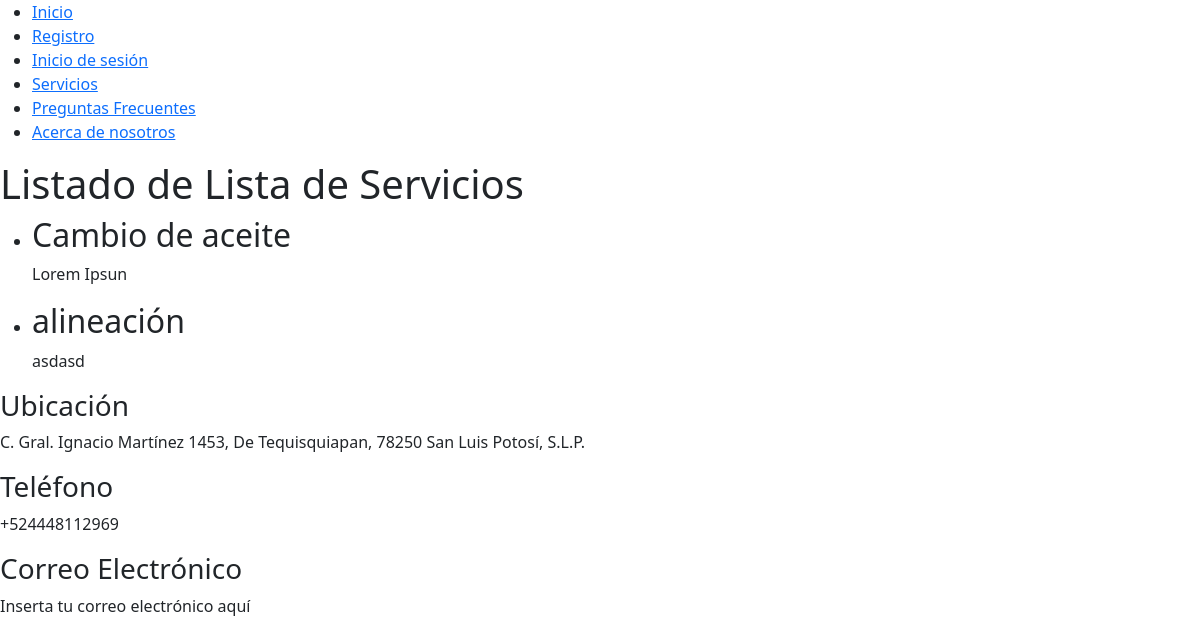
Page /servicios/ on the earlier database version.
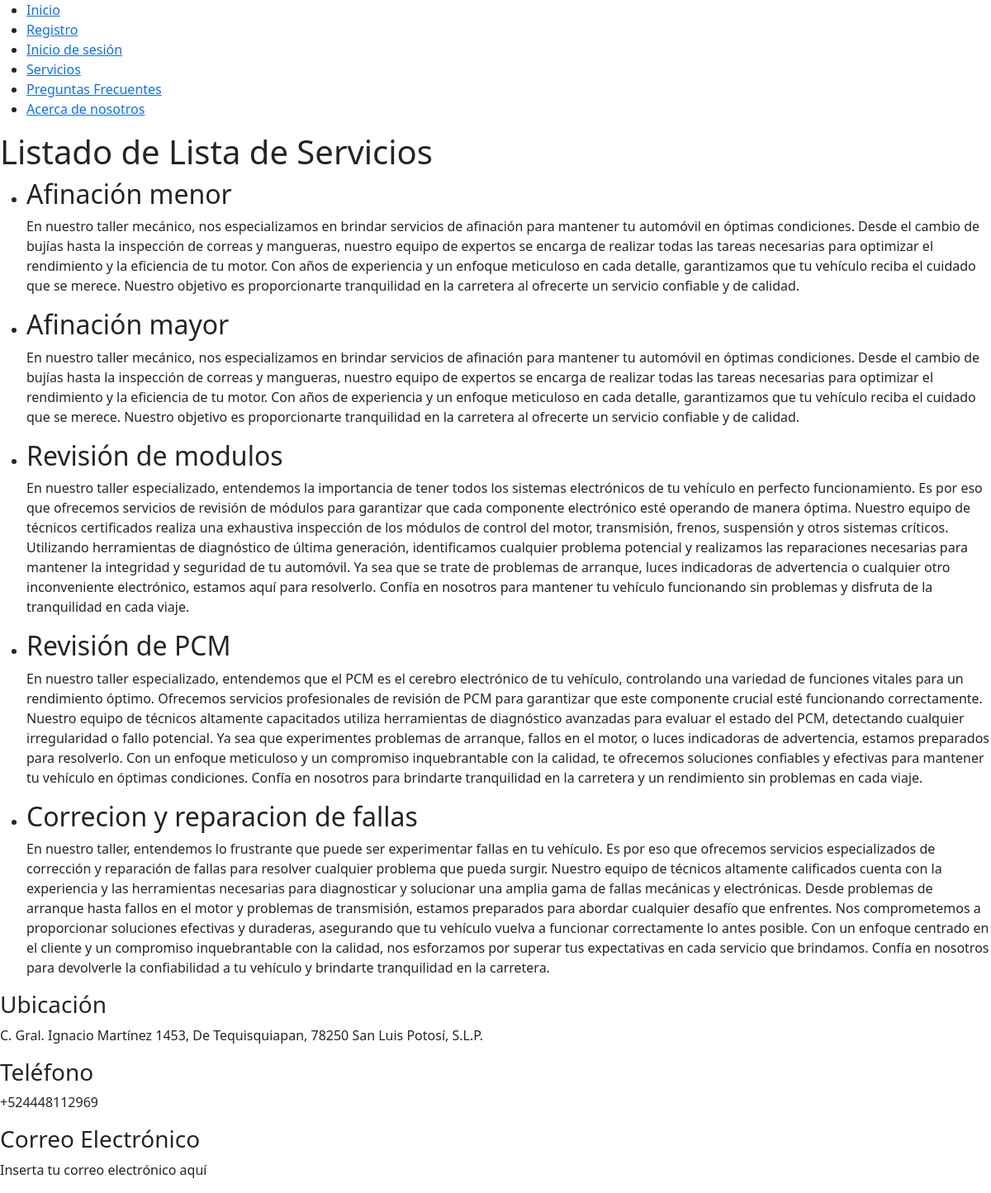
Same page on the later database version.
### autenticacion/models.py (models this page shows)
class Servicio(models.Model):
    nombre = models.CharField(max_length=100)
    descripcion = models.TextField()
    precio = models.DecimalField(max_digits=8, decimal_places=2)
    def __str__(self):
        return self.nombre

### autenticacion/views.py (the view)
# urls.py: path('servicios/', v_auth.lista_de_servicios, name='lista_de_servicios'),
def lista_de_servicios(request):
    print("Servicios")
    print("La vista lista_de_servicios se está ejecutando.")  # Agregar este mensaje de prueba
    servicios = Servicio.objects.all()
    print(servicios)  # Agregar esta línea para verificar si se están recuperando los servicios correctamente
    return render(request, 'servicios.html', {'servicios': servicios})

### main/templates/servicios.html (shortened to what this page needs)
<!DOCTYPE html>
<html lang="en">
<head>
    {% extends 'layouts/base.html' %}
    {% block content %}
    <h1>Listado de Lista de Servicios</h1>
    <ul>
        {% for servicio in servicios %}
            <li>
                <h2>{{ servicio.nombre }}</h2>
                <p>{{ servicio.descripcion }}</p>
            </li>
        {% endfor %}
    </ul>
    {% endblock %}

### main/templates/layouts/base.html (shortened to what this page needs)
<!DOCTYPE html>
<html lang="en">
<head>
    <link rel="stylesheet" href="https://cdn.jsdelivr.net/npm/bootstrap@5.3.2/dist/css/bootstrap.min.css">
</head>
<body>
    <ul>
        {% if user.is_authenticated and user.is_staff%}
        <li>
            <a href="/">Inicio</a>
        </li>
        <li>
            <a href="{% url 'panel_encargado' %}">Gestionar Citas</a>
        </li>
        <li>
            <a href="{% url 'cerrar_sesion' %}">Cerrar sesión</a>
        </li>
        {% elif user.is_authenticated %}
        <li>
            <a href="/">Inicio</a>
        </li>
        <li>
            <a href="{% url 'registro' %}">Registro</a>
        </li>
        <li>
            <a href="{% url 'iniciar_sesion' %}">Inicio de sesión</a>
        </li>
        <li>
            <a href="{% url 'lista_de_servicios' %}">Servicios</a>
        </li>
        <li>
            <a href="{% url 'preguntasfrec' %}">Preguntas Frecuentes</a>
        </li>
        <li>
            <a href="{% url 'acerca' %}">Acerca de nosotros</a>
        </li>
        {% endif %}
    </ul>
    {% block content %}
    {% endblock %}
    <footer>
        <div>
            <h3>Ubicación</h3>
            <p>C. Gral. Ignacio Martínez 1453, De Tequisquiapan, 78250 San Luis Potosí, S.L.P.</p>
        </div>
        <div>
            <h3>Teléfono</h3>
            <p>+524448112969</p>
        </div>
        <div>
            <h3>Correo Electrónico</h3>
            <p>Inserta tu correo electrónico aquí</p>
        </div>
    </footer>
</body>
</html>

Differences in the rows shown:
removed Servicio: nombre "Cambio de aceite", descripcion "Lorem Ipsun"
added Servicio: nombre "Afinación menor", descripcion "En nuestro taller mecánico, nos especializamos en brindar servicios de afinación para mantener tu automóvil en óptimas condiciones. Desde el cambio de bujías hasta la inspección de correas y mangueras, nuestro equipo de expertos se encarga de realizar todas las tareas necesarias para optimizar el rendimiento y la eficiencia de tu motor. Con años de experiencia y un enfoque meticuloso en cada detalle, garantizamos que tu vehículo reciba el cuidado que se merece. Nuestro objetivo es proporcionarte tranquilidad en la carretera al ofrecerte un servicio confiable y de calidad."
changed Servicio: nombre "alineación" → "Afinación mayor"; descripcion "asdasd" → "En nuestro taller mecánico, nos especializamos en brindar servicios de afinación para mantener tu automóvil en óptimas condiciones. Desde el cambio de bujías hasta la inspección de correas y mangueras, nuestro equipo de expertos se encarga de realizar todas las tareas necesarias para optimizar el rendimiento y la eficiencia de tu motor. Con años de experiencia y un enfoque meticuloso en cada detalle, garantizamos que tu vehículo reciba el cuidado que se merece. Nuestro objetivo es proporcionarte tranquilidad en la carretera al ofrecerte un servicio confiable y de calidad."
added Servicio: nombre "Revisión de modulos", descripcion "En nuestro taller especializado, entendemos la importancia de tener todos los sistemas electrónicos de tu vehículo en perfecto funcionamiento. Es por eso que ofrecemos servicios de revisión de módulos para garantizar que cada componente electrónico esté operando de manera óptima. Nuestro equipo de técnicos certificados realiza una exhaustiva inspección de los módulos de control del motor, transmisión, frenos, suspensión y otros sistemas críticos. Utilizando herramientas de diagnóstico de última generación, identificamos cualquier problema potencial y realizamos las reparaciones necesarias para mantener la integridad y seguridad de tu automóvil. Ya sea que se trate de problemas de arranque,…"
added Servicio: nombre "Revisión de PCM", descripcion "En nuestro taller especializado, entendemos que el PCM es el cerebro electrónico de tu vehículo, controlando una variedad de funciones vitales para un rendimiento óptimo. Ofrecemos servicios profesionales de revisión de PCM para garantizar que este componente crucial esté funcionando correctamente. Nuestro equipo de técnicos altamente capacitados utiliza herramientas de diagnóstico avanzadas para evaluar el estado del PCM, detectando cualquier irregularidad o fallo potencial. Ya sea que experimentes problemas de arranque, fallos en el motor, o luces indicadoras de advertencia, estamos preparados para resolverlo. Con un enfoque meticuloso y un compromiso inquebrantable con la calidad, te…"
added Servicio: nombre "Correcion y reparacion de fallas", descripcion "En nuestro taller, entendemos lo frustrante que puede ser experimentar fallas en tu vehículo. Es por eso que ofrecemos servicios especializados de corrección y reparación de fallas para resolver cualquier problema que pueda surgir. Nuestro equipo de técnicos altamente calificados cuenta con la experiencia y las herramientas necesarias para diagnosticar y solucionar una amplia gama de fallas mecánicas y electrónicas. Desde problemas de arranque hasta fallos en el motor y problemas de transmisión, estamos preparados para abordar cualquier desafío que enfrentes. Nos comprometemos a proporcionar soluciones efectivas y duraderas, asegurando que tu vehículo vuelva a funcionar correctamente lo…"
